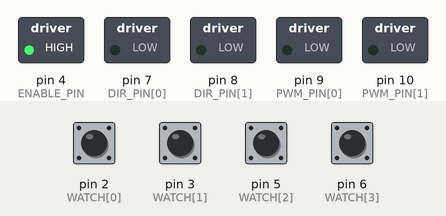
This sketch was run on a simulated Arduino Uno, built with avr-gcc and run on an emulated ATmega328P. On the bench: switched loads named in the sketch (green lamp = pin HIGH). The inputs (shaded band) are chosen by the test bench; at power-on: pin 2 (WATCH[0]), pin 3 (WATCH[1]), pin 5 (WATCH[2]), pin 6 (WATCH[3]) HIGH. What the sketch prints to the serial monitor is not drawn.

Above: at 0.1 s.
At 2.1 s:
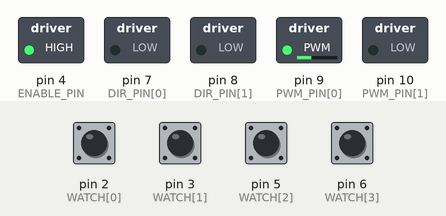
At 3.1 s:
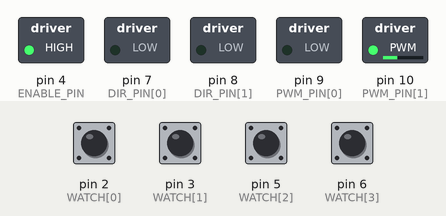
Timing chart, 0 to 4.8 s (numbered marks = the images above):
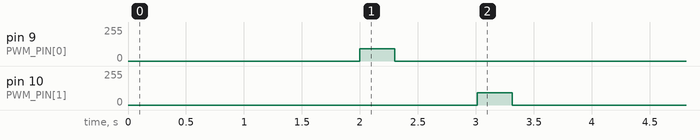

The sketch:

motor_check.ino
```cpp
/*
 * EENG350 Mini Project - Motor and encoder wiring check.
 *
 * Run this before position_control.ino, and whenever a wheel runs away or
 * the encoders don't count. It finds out how the robot is actually wired
 * instead of trusting the pin numbers in the code.
 *
 * What it does: drives each motor on its own at +TEST_VOLTAGE for
 * TEST_TIME_MS while watching all four encoder pins (2, 3, 5, 6) and
 * counting how many times each one changes. The pins that change belong to
 * that motor's encoder: the one on 2 or 3 is channel A, the one on 5 or 6 is
 * channel B. Then it decodes the direction from those two pins and compares
 * everything with ENC_A, ENC_B and MOTOR_DIR below, which must match
 * position_control.ino. Lift the wheels so they spin freely. Open the serial
 * monitor at 115200 baud; press reset to run it again.
 *
 * Example of a good result:
 *   Motor 1 (left, pins 7/9):  edges  pin2 258  pin3 0  pin5 0  pin6 258
 *     -> encoder A = pin 2, B = pin 6, 258 counts forward. OK
 *
 * The pins are polled rather than using interrupts, so pins 5 and 6 can be
 * watched too. At test speed each pin changes about once per millisecond,
 * and the loop checks all four pins many times in that time.
 *
 * Hardware (same as position_control.ino)
 *   Pololu dual MC33926 motor driver shield: pin 4 enable, pins 7/8 motor
 *   1/2 direction, pins 9/10 motor 1/2 PWM.
 *   Encoder A (yellow) -> pin 2 or 3, B (white) -> pin 5 or 6
 *   Encoder Vcc (blue) -> 5 V, encoder GND (green) -> GND
 */

// ---- Motor driver pins, index 0 = left (motor 1), 1 = right (motor 2) ----
const uint8_t ENABLE_PIN = 4;
const uint8_t DIR_PIN[2] = {7, 8};
const uint8_t PWM_PIN[2] = {9, 10};

// ---- What position_control.ino expects (keep these the same) ----
const uint8_t ENC_A[2] = {2, 3};
const uint8_t ENC_B[2] = {6, 5};
const int MOTOR_DIR[2] = {-1, -1};       // -1 reverses a motor's direction pin

// ---- Test settings ----
const float Battery_Voltage = 7.0;       // read the actual value off the voltage monitor
const float TEST_VOLTAGE = 2.5;          // enough to overcome friction (V)
const unsigned long TEST_TIME_MS = 300;  // how long each motor is driven
const unsigned long SETTLE_MS = 700;     // let the wheel stop before the next test
const long MIN_EDGES = 50;               // fewer changes than this counts as "no signal"

// Encoder pins to watch: two possible A pins and two possible B pins
const uint8_t WATCH[4] = {2, 3, 5, 6};

// Drives motor m forward on its own and reports what the encoder pins did
void testMotor(uint8_t m) {
    long edges[4] = {0, 0, 0, 0};
    bool last[4];
    long count[2][2] = {{0, 0}, {0, 0}};   // decoded counts for A in {2,3} x B in {5,6}

    for (uint8_t p = 0; p < 4; p++) {
        last[p] = digitalRead(WATCH[p]);
    }

    // Positive voltage: direction pin HIGH, unless MOTOR_DIR reverses it
    digitalWrite(DIR_PIN[m], MOTOR_DIR[m] > 0 ? HIGH : LOW);
    analogWrite(PWM_PIN[m], 255 * TEST_VOLTAGE / Battery_Voltage);

    unsigned long start = millis();
    while (millis() - start < TEST_TIME_MS) {
        bool now[4];
        for (uint8_t p = 0; p < 4; p++) {
            now[p] = digitalRead(WATCH[p]);
        }
        // On a change of either A pin, decode the direction against both B pins
        // the same way position_control.ino does: A != B means forward.
        for (uint8_t a = 0; a < 2; a++) {
            if (now[a] != last[a]) {
                for (uint8_t b = 0; b < 2; b++) {
                    count[a][b] += (now[a] != now[2 + b]) ? 1 : -1;
                }
            }
        }
        for (uint8_t p = 0; p < 4; p++) {
            if (now[p] != last[p]) {
                edges[p]++;
                last[p] = now[p];
            }
        }
    }

    analogWrite(PWM_PIN[m], 0);
    delay(SETTLE_MS);

    // Report the raw edge counts
    Serial.print(m == 0 ? "Motor 1 (left, pins 7/9):  " : "Motor 2 (right, pins 8/10): ");
    Serial.print("edges");
    for (uint8_t p = 0; p < 4; p++) {
        Serial.print("  pin");
        Serial.print(WATCH[p]);
        Serial.print(" ");
        Serial.print(edges[p]);
    }
    Serial.println("");
    Serial.print("  -> ");

    // The busiest A pin and B pin are this motor's encoder
    uint8_t a = (edges[1] > edges[0]) ? 1 : 0;
    uint8_t b = (edges[3] > edges[2]) ? 1 : 0;
    bool haveA = edges[a] >= MIN_EDGES;
    bool haveB = edges[2 + b] >= MIN_EDGES;

    if (!haveA && !haveB) {
        Serial.println("NO SIGNAL on any encoder pin. If the wheel spun, the encoder has no power "
                       "(blue -> 5 V, green -> GND) or its yellow/white wires aren't on pins 2/3/5/6.");
        return;
    }
    if (!haveA) {
        Serial.print("B found on pin ");
        Serial.print(WATCH[2 + b]);
        Serial.println(" but no A signal on pin 2 or 3. Check this encoder's yellow (A) wire - it must be on pin 2 or 3.");
        return;
    }
    if (!haveB) {
        Serial.print("A found on pin ");
        Serial.print(WATCH[a]);
        Serial.println(" but no B signal on pin 5 or 6. Check this encoder's white (B) wire - it must be on pin 5 or 6.");
        return;
    }

    long counts = count[a][b];
    Serial.print("encoder A = pin ");
    Serial.print(WATCH[a]);
    Serial.print(", B = pin ");
    Serial.print(WATCH[2 + b]);
    Serial.print(", ");
    Serial.print(labs(counts));
    Serial.print(counts >= 0 ? " counts forward. " : " counts BACKWARD. ");

    bool pinsOk = (WATCH[a] == ENC_A[m] && WATCH[2 + b] == ENC_B[m]);
    if (pinsOk && counts > 0) {
        Serial.println("OK");
        return;
    }
    if (!pinsOk) {
        Serial.print("Pins don't match the code: set ENC_A[");
        Serial.print(m);
        Serial.print("] = ");
        Serial.print(WATCH[a]);
        Serial.print(" and ENC_B[");
        Serial.print(m);
        Serial.print("] = ");
        Serial.print(WATCH[2 + b]);
        Serial.print(". ");
    }
    if (counts < 0) {
        Serial.print("Flip MOTOR_DIR[");
        Serial.print(m);
        Serial.print("] to ");
        Serial.print(-MOTOR_DIR[m]);
        Serial.print(".");
    }
    Serial.println("");
}

void setup() {
    // Motor driver
    pinMode(ENABLE_PIN, OUTPUT);
    digitalWrite(ENABLE_PIN, HIGH);
    for (uint8_t i = 0; i < 2; i++) {
        pinMode(DIR_PIN[i], OUTPUT);
        pinMode(PWM_PIN[i], OUTPUT);
        analogWrite(PWM_PIN[i], 0);
    }

    // Encoder pins
    for (uint8_t p = 0; p < 4; p++) {
        pinMode(WATCH[p], INPUT_PULLUP);
    }

    Serial.begin(115200);
    Serial.println("Motor/encoder check. Lift the wheels. Starting in 2 s...");
    delay(2000);

    testMotor(0);
    testMotor(1);
    Serial.println("Done. Press reset to run again.");
}

void loop() {
}
```
